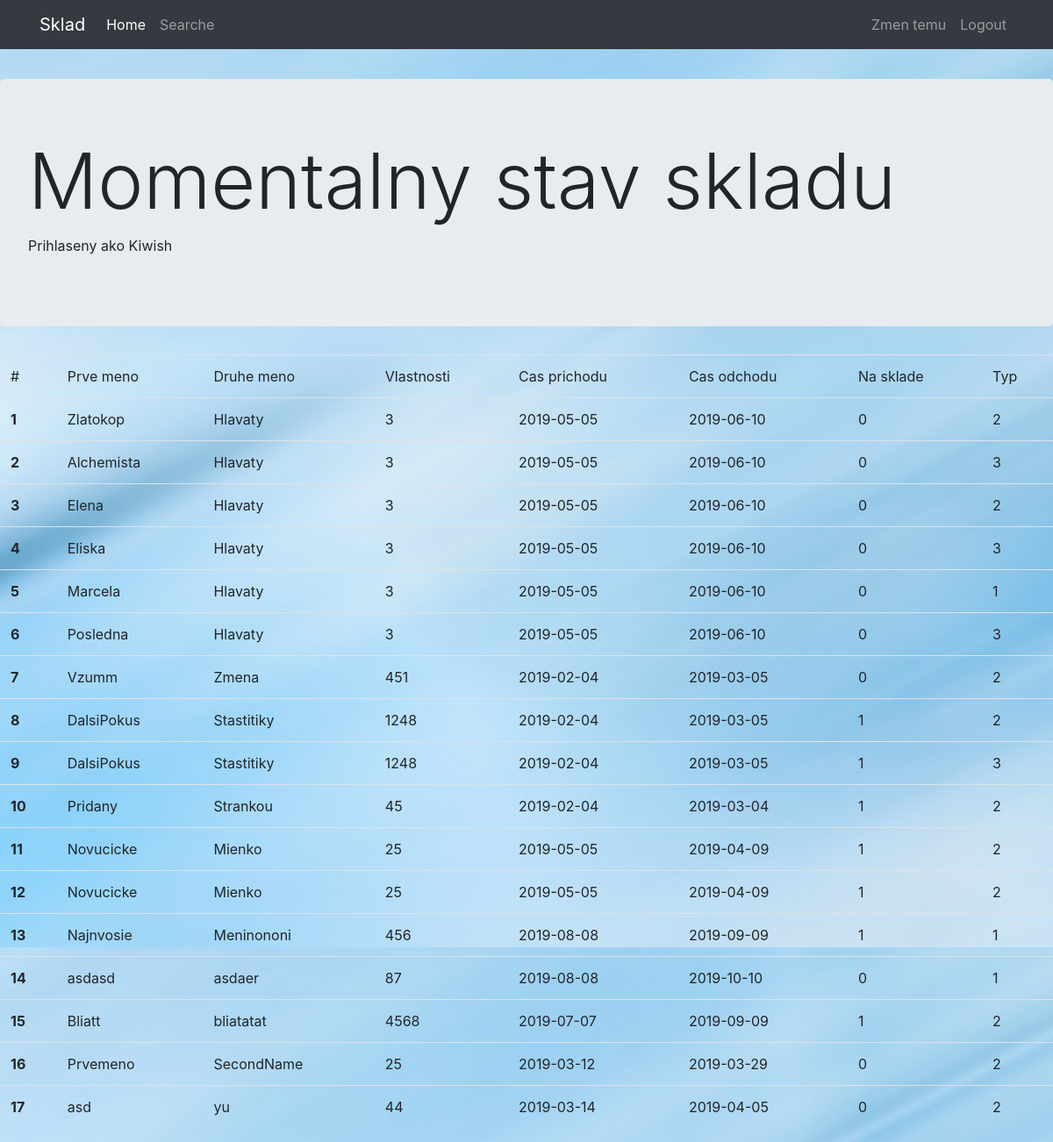
The page /Bakalarkis/welcome.php (signed in) on the database its author committed.
### tables this page shows
CREATE TABLE `main` (
  `FirstName` varchar(50) NOT NULL,
  `SecondName` varchar(50) NOT NULL,
  `Stat` double DEFAULT NULL,
  `CheckedOut` tinyint(1) DEFAULT NULL,
  `Type` tinyint(4) DEFAULT NULL,
  `StampAdded` date DEFAULT NULL,
  `StampToLeave` date DEFAULT NULL,
  `id` int(11) NOT NULL
);

### Bakalarkis/databaseactions.php (called while the page is built, shortened)
<?php
function GetAllRows() {
    $conn = OpenConn();
    $result = mysqli_query($conn, "SELECT * FROM main");
    return $result;
}

### Bakalarkis/welcome.php (the view, shortened to what this page needs)
<?php
require_once "databaseactions.php"
?>
<!DOCTYPE html>
<html lang="en">
<head>
    <link rel="stylesheet" href="https://maxcdn.bootstrapcdn.com/bootstrap/4.1.3/css/bootstrap.min.css">
    <link rel="stylesheet" href="style.css">
</head>
<body>
<?php
$result = GetAllRows();
?>
    <nav class="navbar fixed-top navbar-expand-md navbar-light bg-light" id="changenavbar">
        <div class="container">
            <a class="navbar-brand" href="#">Sklad</a>
            <div class="collapse navbar-collapse" id="navbarCollapse">
                <ul class="navbar-nav mr-auto">
                    <li class="nav-item active">
                        <a class="nav-link" href="#">Home
                        </a>
                    </li>
                    <li class="nav-item">
                        <a class="nav-link" href="searche.php">Searche</a>
                    </li>
                </ul>
                <ul class="nav navbar-nav ml-auto">
                    <li class="nav-item">
                        <a class="nav-link" onclick="changeTheme()" id="temachange" name="temachange">Zmen temu</a>
                    </li>
                    <li class="nav-item">
                        <a class="nav-link" href="logout.php">Logout</a>
                    </li>
                </ul>
            </div>
        </div>
    </nav>
    <div class="jumbotron">
        <h1 class="display-2">Momentalny stav skladu</h1>
        <p>Prihlaseny ako <?php echo $_SESSION["username"]?> </p>
    </div>
    <div id="content">
        <div class="col-md12">
            <table class="table table-dark table-hover table-bordered" id="changetable">
                <thead>
                <tr>
                    <td>#</td>
                    <td>Prve meno</td>
                    <td>Druhe meno</td>
                    <td>Vlastnosti</td>
                    <td>Cas prichodu</td>
                    <td>Cas odchodu</td>
                    <td>Na sklade</td>
                    <td>Typ</td>
                </tr>
                </thead>
                <tbody>
                <?php
                $count = 0;
                while ($row = mysqli_fetch_array($result)):
                    $count++;
                    ?>
                    <tr>
                        <th scope="row"><?=$count?></th>
                        <td><?=$row['FirstName']?></td>
                        <td><?=$row['SecondName']?></td>
                        <td><?=$row['Stat']?></td>
                        <td><?=$row['StampAdded']?></td>
                        <td><?=$row['StampToLeave']?></td>
                        <td><?=$row['CheckedOut']?></td>
                        <td><?=$row['Type']?></td>
                    </tr>
                <?php
                endwhile;
                ?>
                </tbody>
            </table>
        </div>
    </div>
</body>
</html>

### Bakalarkis/style.css (style rules this page uses)
body { padding-top: 90px; background-image: url("other/lightblue.jpg"); }

### rows shown on the page
main: FirstName "Zlatokop", SecondName "Hlavaty", Stat "3", StampAdded "2019-05-05", StampToLeave "2019-06-10", CheckedOut "0", Type "2"
main: FirstName "Alchemista", SecondName "Hlavaty", Stat "3", StampAdded "2019-05-05", StampToLeave "2019-06-10", CheckedOut "0", Type "3"
main: FirstName "Elena", SecondName "Hlavaty", Stat "3", StampAdded "2019-05-05", StampToLeave "2019-06-10", CheckedOut "0", Type "2"
main: FirstName "Eliska", SecondName "Hlavaty", Stat "3", StampAdded "2019-05-05", StampToLeave "2019-06-10", CheckedOut "0", Type "3"
main: FirstName "Marcela", SecondName "Hlavaty", Stat "3", StampAdded "2019-05-05", StampToLeave "2019-06-10", CheckedOut "0", Type "1"
main: FirstName "Posledna", SecondName "Hlavaty", Stat "3", StampAdded "2019-05-05", StampToLeave "2019-06-10", CheckedOut "0", Type "3"
main: FirstName "Vzumm", SecondName "Zmena", Stat "451", StampAdded "2019-02-04", StampToLeave "2019-03-05", CheckedOut "0", Type "2"
main: FirstName "DalsiPokus", SecondName "Stastitiky", Stat "1248", StampAdded "2019-02-04", StampToLeave "2019-03-05", CheckedOut "1", Type "2"
main: FirstName "DalsiPokus", SecondName "Stastitiky", Stat "1248", StampAdded "2019-02-04", StampToLeave "2019-03-05", CheckedOut "1", Type "3"
main: FirstName "Pridany", SecondName "Strankou", Stat "45", StampAdded "2019-02-04", StampToLeave "2019-03-04", CheckedOut "1", Type "2"
main: FirstName "Novucicke", SecondName "Mienko", Stat "25", StampAdded "2019-05-05", StampToLeave "2019-04-09", CheckedOut "1", Type "2"
main: FirstName "Novucicke", SecondName "Mienko", Stat "25", StampAdded "2019-05-05", StampToLeave "2019-04-09", CheckedOut "1", Type "2"
main: FirstName "Najnvosie", SecondName "Meninononi", Stat "456", StampAdded "2019-08-08", StampToLeave "2019-09-09", CheckedOut "1", Type "1"
main: FirstName "asdasd", SecondName "asdaer", Stat "87", StampAdded "2019-08-08", StampToLeave "2019-10-10", CheckedOut "0", Type "1"
main: FirstName "Bliatt", SecondName "bliatatat", Stat "4568", StampAdded "2019-07-07", StampToLeave "2019-09-09", CheckedOut "1", Type "2"
main: FirstName "Prvemeno", SecondName "SecondName", Stat "25", StampAdded "2019-03-12", StampToLeave "2019-03-29", CheckedOut "0", Type "2"
main: FirstName "asd", SecondName "yu", Stat "44", StampAdded "2019-03-14", StampToLeave "2019-04-05", CheckedOut "0", Type "2"

### other values the page prints
$_SESSION["username"] "Kiwish"
